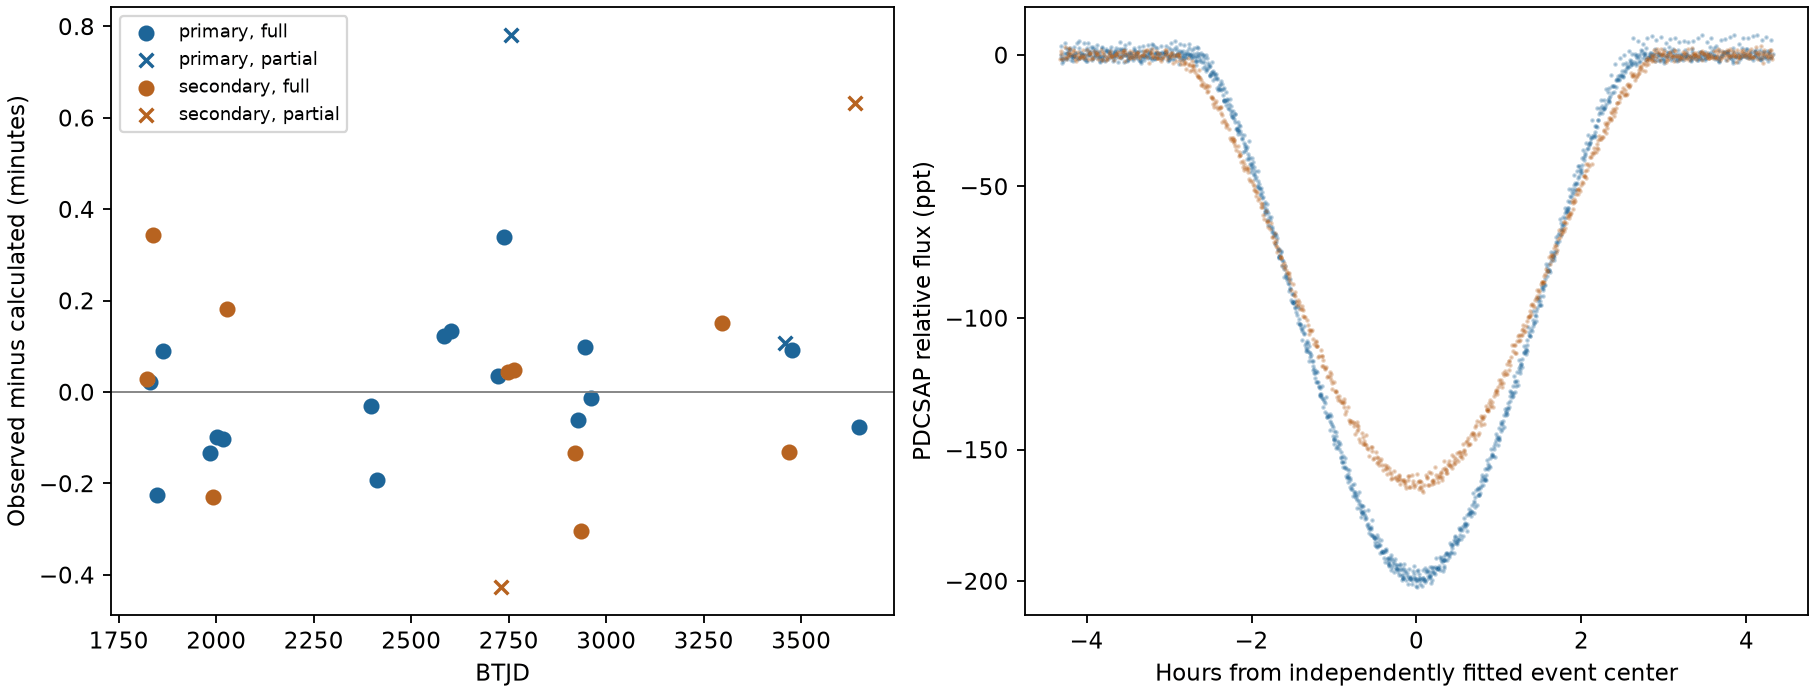

Python code for this plot:
import csv
import hashlib
import json
from pathlib import Path

import matplotlib
matplotlib.use("Agg")
import matplotlib.pyplot as plt
import numpy as np
import pandas as pd
from scipy.optimize import least_squares, minimize_scalar

HERE = Path(__file__).resolve().parent
MN = 1440
TIC = 160193535


def shape(x, half, power):
    return np.clip(1-(x/half)**2, 0, 1)**power


def event_model(p, time, raw_center, cadence, fixed=None):
    center, depth, base, slope = p[:4]
    half, power = fixed if fixed else p[4:]
    offsets = np.linspace(-.5,.5,19)*cadence
    profile = shape(time[:,None]-raw_center-center+offsets, half, power).mean(axis=1)
    return base+slope*(time-raw_center)-depth*profile


def fit_dip(t, y, center, cadence, fixed=None):
    mask = (abs(t-center)<.32) & np.isfinite(y)
    time, flux = t[mask], y[mask]
    base = np.nanmedian(flux[abs(time-center)>.20])
    if not np.isfinite(base):
        base = np.nanmedian(y)
    flux = flux/base
    p0 = [0., .18, 1., 0.] + ([] if fixed else [.103, 1.5])
    lo = [-.085,.065,.88,-.65] + ([] if fixed else [.075,.6])
    hi = [.085,.30,1.12,.65] + ([] if fixed else [.16,4.])
    fit = least_squares(lambda p: event_model(p,time,center,cadence,fixed)-flux,p0,
                        bounds=(lo,hi), loss="soft_l1", f_scale=.002, x_scale="jac")
    p = fit.x
    half, power = fixed if fixed else p[4:]
    return dict(center=center+p[0], depth=p[1]/p[2]*1000, half=half, power=power,
                residual_ppt=np.sqrt(np.mean(fit.fun**2))*1000)


def load_all():
    data = {}
    inventory = json.loads((HERE/"archive.json").read_text(encoding="utf8"))
    for r in inventory:
        with np.load(HERE / f'cadences/{TIC}-{r["sector"]}.npz') as f:
            t, a, b = (f[k] for k in ("t","sap","pdc"))
        use = np.isfinite(a)&np.isfinite(b)&(a>0)&(b>0)
        t,a,b=t[use],a[use],b[use]
        c=np.median(np.diff(t))
        data[r["sector"]] = (t,a,b,c)
        r.update(start_btjd=t[0],end_btjd=t[-1],cadence_min=c*MN,n_both=len(t))
        r["cadence_cache_sha256"] = hashlib.sha256((HERE / f'cadences/{TIC}-{r["sector"]}.npz').read_bytes()).hexdigest()
    return inventory,data


def coverage(t, center, cadence):
    windows = [(-.28,-.13),(-.10,.10),(.13,.28)]
    counts = [int(np.sum((t-center>=a)&(t-center<b))) for a,b in windows]
    fractions = [min(1.,n*cadence/(b-a)) for n,(a,b) in zip(counts,windows)]
    core = t[abs(t-center)<=.10]
    edges = np.r_[center-.10,core,center+.10]
    gaps = np.diff(edges)
    return counts, fractions, gaps.max()*MN, (None if not len(core) else core[0]), (None if not len(core) else core[-1])


def detect(data):
    seeds=[]
    for sector,(t,a,b,c) in data.items():
        deep = np.flatnonzero(b / np.median(b) < .955)
        for group in np.split(deep,np.where(np.diff(t[deep])>.25)[0]+1):
            if len(group)<2:
                continue
            center = (t[group[0]]+t[group[-1]])/2
            shallow = 1000*(1-np.min(b[group])/np.median(b))
            fit = fit_dip(t,b,center,c)
            cnt, frac, gap, _, _=coverage(t,fit["center"],c)
            seeds.append(dict(sector=sector, rough=center, estimate_depth=shallow,
                              family="primary" if shallow>180 else "secondary", free=fit,
                              fit_for_template=(min(frac)>.9 and c<.01 and gap<2*c*MN)))
    templates={}
    for family in ("primary","secondary"):
        subset=[v["free"] for v in seeds if v["family"]==family and v["fit_for_template"]]
        templates[family] = (float(np.median([v["half"] for v in subset])),
                             float(np.median([v["power"] for v in subset])))
    out=[]
    for seed in seeds:
        sector, rough, family = (seed[k] for k in ("sector","rough","family"))
        t,a,b,c=data[sector]
        sap=fit_dip(t,a,rough,c,templates[family])
        pdc=fit_dip(t,b,rough,c,templates[family])
        btjd=(sap["center"]+pdc["center"])/2
        counts, fractions, gap, first, last=coverage(t,btjd,c)
        status = "full" if min(fractions)>=.78 and gap<2.1*c*MN else "partial"
        out.append(dict(sector=sector,family=family,status=status,btjd=btjd,
                        sap_btjd=sap["center"],pdc_btjd=pdc["center"],
                        sap_depth_ppt=sap["depth"],pdc_depth_ppt=pdc["depth"],
                        pdc_residual_ppt=pdc["residual_ppt"],cadence_minutes=MN*c,
                        n_left=counts[0],n_core=counts[1],n_right=counts[2],
                        core_max_gap_min=gap,first_core_btjd=first,last_core_btjd=last))
    return pd.DataFrame(out),templates


def ephemeris(events):
    use=events[(events.status=="full")]
    elapsed=use.btjd.to_numpy()-2944.61
    sec=(use.family=="secondary").to_numpy()
    cyc=np.rint(elapsed/17.1488-.504*sec)
    X=np.c_[np.ones(len(use)),cyc,sec]
    center, period, lag=np.linalg.lstsq(X,elapsed,rcond=None)[0]
    diff=(elapsed-X@[center,period,lag])*MN
    return float(2944.61+center),float(period),float(lag),float(np.std(diff,ddof=3))


def predict(data, events, name, period, epoch, lags):
    out=[]
    for s,(t,a,b,c) in data.items():
        for family,lag in lags:
            lo=int(np.floor((t[0]-epoch-lag)/period))
            hi=int(np.ceil((t[-1]-epoch-lag)/period))
            for n in range(lo,hi+1):
                center=epoch+n*period+lag
                if not t[0]-.10 <= center <= t[-1]+.10:
                    continue
                count,frac,maxgap,first,last=coverage(t,center,c)
                m=(abs(t-center)<=.03)
                pdc=b/np.median(b)
                nearby = events.loc[(events.sector==s)&(abs(events.btjd-center)<.11)]
                nnear = nearby.loc[abs(nearby.btjd-center)<.012]
                prior = t[t<center]
                after = t[t>=center]
                covered= min(frac)>=.78 and maxgap<2.1*c*MN
                excess=1000*(1-np.median(pdc[m])) if m.any() else None
                if covered:
                    status = "eclipse" if len(nnear) else "displaced_eclipse" if len(nearby) else "blank"
                else:
                    status = "partial_eclipse" if len(nnear) else "partial_displaced" if len(nearby) else "gap_or_partial"
                out.append(dict(clock=name,sector=s,family=family,cycle=n,
                                predicted_btjd=center,status=status,coverage_full=covered,
                                nearest_event_btjd=float(nearby.btjd.iloc[0]) if len(nearby) else None,
                                nearest_event_family=nearby.family.iloc[0] if len(nearby) else None,
                                last_cadence_before_center=prior[-1] if len(prior) else None,
                                first_cadence_after_center=after[0] if len(after) else None,
                                n_left=count[0],n_core=count[1],n_right=count[2],
                                left_fraction=frac[0],core_fraction=frac[1],right_fraction=frac[2],
                                core_max_gap_min=maxgap,first_core_btjd=first,last_core_btjd=last,
                                pdc_median_core_drop_ppt=excess))
    return out


def score_detection(events,period,epoch,lags):
    residuals=[]
    for r in events.itertuples():
        residuals.append(min(abs((r.btjd-epoch-lag+period/2)%period-period/2) for _,lag in lags))
    return dict(max_abs_hours=24*max(residuals), rms_hours=24*np.sqrt(np.mean(np.array(residuals)**2)),
                number_within_0p11d=int(np.sum(np.array(residuals)<.11)),
                number_within_0p012d=int(np.sum(np.array(residuals)<.012)))


def alias_fit(events,period, distinguish=True):
    ref=2944.61
    prim=events.loc[events.family=="primary","btjd"].to_numpy()
    sec=events.loc[events.family=="secondary","btjd"].to_numpy()
    def best_phase(times):
        x=(times-ref)%period
        grid=np.linspace(0,period,2048,endpoint=False)
        cost=lambda phase: np.sum(((x-phase+period/2)%period-period/2)**2)
        g=grid[np.argmin([cost(v) for v in grid])]
        return minimize_scalar(cost,bounds=(g-period/1024,g+period/1024),method="bounded").x
    if distinguish:
        ep=best_phase(prim)
        lag=(best_phase(sec)-ep)%period
        return ref+ep,[("primary",0.),("secondary",lag)]
    ep=best_phase(np.r_[prim,sec])
    return ref+ep,[("merged",0.)]


def main():
    inventory, data=load_all()
    events,templates=detect(data)
    epoch, period, lag, scatter=ephemeris(events)
    leave_one_sector = {int(s):ephemeris(events[events.sector!=s]) for s in data}
    fit_lags=[("primary",0.),("secondary",lag)]
    events["cycle"] = np.rint((events.btjd-epoch-np.where(events.family=="secondary",lag,0))/period).astype(int)
    events["fit_btjd"]=epoch+events.cycle*period+np.where(events.family=="secondary",lag,0)
    events["oc_minutes"]=(events.btjd-events.fit_btjd)*MN
    main_aliases=[("17.15_d_two_families",period,epoch,fit_lags),
                  ("8.57_d_single_family",period/2,epoch+(.5*lag-period/4),[("merged",0.)]),
                  ("8.57_d_two_families",period/2,epoch,[("primary",0.),("secondary",lag% (period/2))]),
                  ("2x17.15_d_four_families",period*2,epoch,fit_lags+[(f"{label}_odd",phase+period) for label,phase in fit_lags])]
    for name,p in [("12.13261_d_two_families",12.13261),("4.29_d_two_families",period/4),
                   ("5.72_d_two_families",period/3),("3.43_d_two_families",period/5),
                   ("2x17.15_d_two_families",period*2)]:
        e, lags=alias_fit(events,p)
        main_aliases.append((name,p,e,lags))
    windows=[]
    metrics=[]
    for name,p,e,l in main_aliases:
        pred=predict(data,events,name,p,e,l)
        windows.extend(pred)
        score=score_detection(events,p,e,l)
        metrics.append(dict(clock=name,period_d=p,epoch_btjd=e,phase_lags_days=l,
                            n_windows=len(pred), status_counts=pd.Series([r["status"] for r in pred]).value_counts().to_dict(),**score))
    events.to_csv(HERE/"events.csv",index=False)
    pd.DataFrame(windows).to_csv(HERE/"coverage.csv",index=False)
    (HERE/"ephemeris.json").write_text(json.dumps(dict(period_d=period,primary_epoch_btjd=epoch,
                secondary_lag_days=lag,secondary_phase=lag/period,full_event_rms_minutes=scatter,
                templates=templates, clocks=metrics,products=inventory,
                leave_one_sector_out=leave_one_sector,
                leave_one_sector_fields=["epoch_btjd","period_d","secondary_lag_d","residual_std_min"]),indent=2,allow_nan=False))
    fig,axes=plt.subplots(1,2,figsize=(11,4.2),layout="constrained")
    for fam,color in [("primary","#1d6598"),("secondary","#b76320")]:
        on=events.family==fam
        for status,marker in [("full","o"),("partial","x")]:
            show=on&(events.status==status)
            axes[0].scatter(events.btjd[show],events.oc_minutes[show],marker=marker,color=color,label=f"{fam}, {status}")
        for s,(t,_,f,_) in data.items():
            for r in events[on&(events.sector==s)].itertuples():
                ok=abs(t-r.btjd)<.18
                axes[1].plot((t[ok]-r.btjd)*24,1000*(f[ok]/np.nanmedian(f)-1),'.',ms=2,alpha=.27,color=color)
    axes[0].axhline(0,color=".5",lw=.8)
    axes[0].set(xlabel="BTJD",ylabel="Observed minus calculated (minutes)")
    axes[0].legend(fontsize=8)
    axes[1].set(xlabel="Hours from independently fitted event center",ylabel="PDCSAP relative flux (ppt)")
    fig.savefig(HERE/"timing.png",dpi=165)
    print(json.dumps(dict(ep=[epoch,period,lag,scatter],clocks=metrics),indent=2))


if __name__ == "__main__":
    main()
